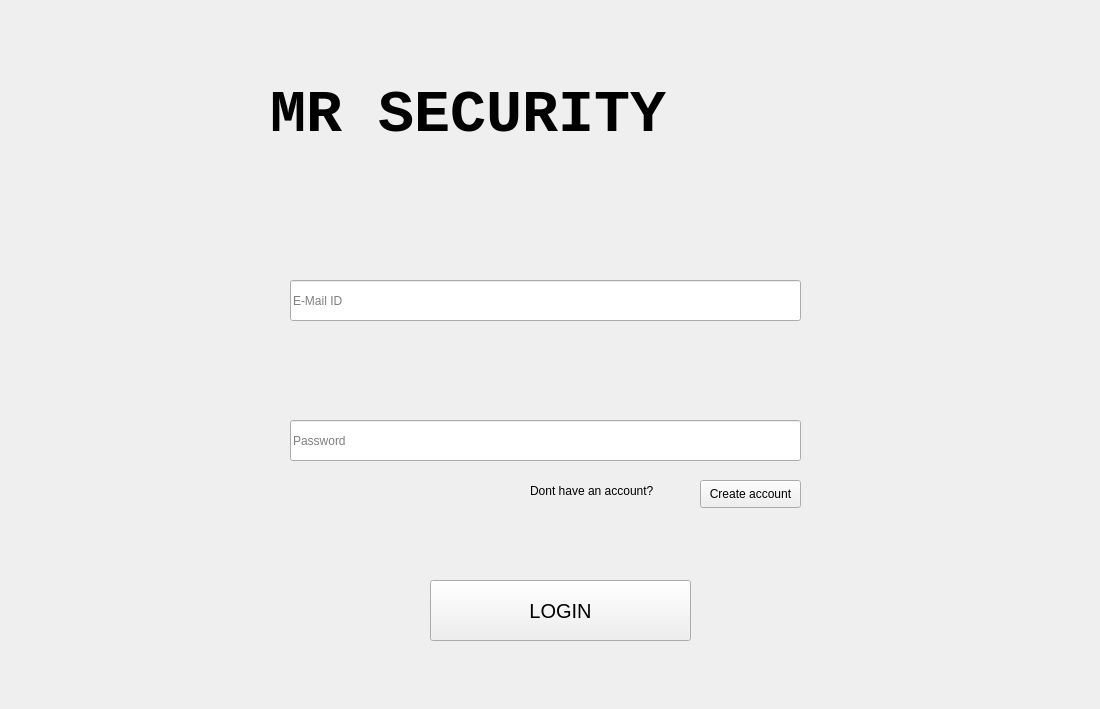
<?xml version="1.0" encoding="UTF-8"?>
<ui version="4.0">
 <class>Form</class>
 <widget class="QWidget" name="Form">
  <property name="geometry">
   <rect>
    <x>0</x>
    <y>0</y>
    <width>1100</width>
    <height>709</height>
   </rect>
  </property>
  <property name="windowTitle">
   <string>Form</string>
  </property>
  <property name="styleSheet">
   <string notr="true">QToolTip
{
     border: 1px solid black;
     background-color: #D1DBCB;
     padding: 1px;
     border-radius: 3px;
     opacity: 100;
}

QWidget
{
    color: #b1b1b1;
    background-color: #323232;
    selection-background-color:#323232;
    selection-color: black;
    background-clip: border;
    border-image: none;
    border: 0px transparent black;
    outline: 0;
}

QWidget:item:hover
{
    background-color: #D1DBCB;
    color: black;
}

QWidget:item:selected
{
    background-color: #D1DBCB;
    border: 0px
}

QCheckBox
{
    spacing: 5px;
    outline: none;
    color: #eff0f1;
    margin-bottom: 2px;
}

QCheckBox:disabled
{
    color: #76797C;
}

QCheckBox::indicator,QGroupBox::indicator
{
    width: 18px;
    height: 18px;
}

QGroupBox::indicator
{
    margin-left: 2px;
}

QCheckBox::indicator:unchecked
{
    image: url(:/qss_icons/rc/checkbox_unchecked.png);
}

QCheckBox::indicator:unchecked:hover,
QCheckBox::indicator:unchecked:focus,
QCheckBox::indicator:unchecked:pressed,
QGroupBox::indicator:unchecked:hover,
QGroupBox::indicator:unchecked:focus,
QGroupBox::indicator:unchecked:pressed
{
  border: none;
    image: url(:/qss_icons/rc/checkbox_unchecked_focus.png);
}

QCheckBox::indicator:checked
{
    image: url(:/qss_icons/rc/checkbox_checked.png);
}

QCheckBox::indicator:checked:hover,
QCheckBox::indicator:checked:focus,
QCheckBox::indicator:checked:pressed,
QGroupBox::indicator:checked:hover,
QGroupBox::indicator:checked:focus,
QGroupBox::indicator:checked:pressed
{
    border: none;
    image: url(:/qss_icons/rc/checkbox_checked_focus.png);
}


QCheckBox::indicator:indeterminate
{
    image: url(:/qss_icons/rc/checkbox_indeterminate.png);
}

QCheckBox::indicator:indeterminate:focus,
QCheckBox::indicator:indeterminate:hover,
QCheckBox::indicator:indeterminate:pressed
{
    image: url(:/qss_icons/rc/checkbox_indeterminate_focus.png);
}

QCheckBox::indicator:checked:disabled,
QGroupBox::indicator:checked:disabled
{
    image: url(:/qss_icons/rc/checkbox_checked_disabled.png);
}

QCheckBox::indicator:unchecked:disabled,
QGroupBox::indicator:unchecked:disabled
{
    image: url(:/qss_icons/rc/checkbox_unchecked_disabled.png);
}

QRadioButton
{
    spacing: 5px;
    outline: none;
    color: #eff0f1;
    margin-bottom: 2px;
}

QRadioButton:disabled
{
    color: #76797C;
}
QRadioButton::indicator
{
    width: 21px;
    height: 21px;
}

QRadioButton::indicator:unchecked
{
    image: url(:/qss_icons/rc/radio_unchecked.png);
}


QRadioButton::indicator:unchecked:hover,
QRadioButton::indicator:unchecked:focus,
QRadioButton::indicator:unchecked:pressed
{
    border: none;
    outline: none;
    image: url(:/qss_icons/rc/radio_unchecked_focus.png);
}

QRadioButton::indicator:checked
{
    border: none;
    outline: none;
    image: url(:/qss_icons/rc/radio_checked.png);
}

QRadioButton::indicator:checked:hover,
QRadioButton::indicator:checked:focus,
QRadioButton::indicator:checked:pressed
{
    border: none;
    outline: none;
    image: url(:/qss_icons/rc/radio_checked_focus.png);
}

QRadioButton::indicator:checked:disabled
{
    outline: none;
    image: url(:/qss_icons/rc/radio_checked_disabled.png);
}

QRadioButton::indicator:unchecked:disabled
{
    image: url(:/qss_icons/rc/radio_unchecked_disabled.png);
}


QMenuBar
{
    background-color: #323232;
    color: #D1DBCB;
}

QMenuBar::item
{
    background-color: #323232;
    background: transparent;
    /* padding: 2px 20px 2px 20px; */
}

QMenuBar::item:selected
{
    background: transparent;
    /* border: 1px solid #76797C; */
}

QMenuBar::item:pressed
{
    border: 0px solid #76797C;
    background-color: #D1DBCB;
    color: #000;
    margin-bottom:-1px;
    padding-bottom:1px;
}

QMenu
{
    background-color: #323232;
    /* border: 1px solid #76797C; */
    color: #eff0f1;
    /*margin: 2px; */
}

QMenu::icon
{
    /*margin: 5px;*/
}

QMenu::item
{
    padding: 2px 30px 2px 30px;
    /*margin-left: 5px;*/
    border: 1px solid transparent; /* reserve space for selection border */
}

QMenu::item:selected
{
    color: #000000;
}

QMenu::separator {
    height: 2px;
    background: #D1DBCB;
    margin-left: 10px;
    margin-right: 5px;
}

QMenu::indicator {
    width: 18px;
    height: 18px;
}

/* non-exclusive indicator = check box style indicator
   (see QActionGroup::setExclusive) */
QMenu::indicator:non-exclusive:unchecked {
    image: url(:/qss_icons/rc/checkbox_unchecked.png);
}

QMenu::indicator:non-exclusive:unchecked:selected {
    image: url(:/qss_icons/rc/checkbox_unchecked_disabled.png);
}

QMenu::indicator:non-exclusive:checked {
    image: url(:/qss_icons/rc/checkbox_checked.png);
}

QMenu::indicator:non-exclusive:checked:selected {
    image: url(:/qss_icons/rc/checkbox_checked_disabled.png);
}

/* exclusive indicator = radio button style indicator (see QActionGroup::setExclusive) */
QMenu::indicator:exclusive:unchecked {
    image: url(:/qss_icons/rc/radio_unchecked.png);
}

QMenu::indicator:exclusive:unchecked:selected {
    image: url(:/qss_icons/rc/radio_unchecked_disabled.png);
}

QMenu::indicator:exclusive:checked {
    image: url(:/qss_icons/rc/radio_checked.png);
}

QMenu::indicator:exclusive:checked:selected {
    image: url(:/qss_icons/rc/radio_checked_disabled.png);
}

QMenu::right-arrow {
    margin: 5px;
    image: url(:/qss_icons/rc/right_arrow.png)
}


QWidget:disabled
{
    color: #454545;
    background-color: #323232;
}

QAbstractItemView
{
    alternate-background-color: #323232;
    color: #eff0f1;
    border: 1px solid 3A3939;
    border-radius: 2px;
}

QWidget:focus, QMenuBar:focus,QToolBar:focus,QScrollAreaViewer:focus
{
    /* border: 2px solid #D1DBCB; */
}

QTabWidget:focus, QCheckBox:focus, QRadioButton:focus, QSlider:focus
{
    border: none;
}

QLineEdit
{
    background-color: #1e1e1e;
    selection-background-color: #D1DBCB;
    selection-color: black;
    padding: 5px;
    border-style: solid;
    border: 1px solid #76797C;
    border-radius: 2px;
    color: #eff0f1;
}

QGroupBox {
    border:1px solid #76797C;
    border-radius: 2px;
    margin-top: 20px;
}

QGroupBox::title {
    subcontrol-origin: margin;
    subcontrol-position: top center;
    padding-left: 10px;
    padding-right: 10px;
    padding-top: 10px;
}

QAbstractScrollArea
{
    border-radius: 0px;
    border: 0px solid #76797C;
    background-color: transparent;
}

QScrollBar:horizontal
{
    height: 15px;
    margin: 3px 15px 3px 15px;
    border: 1px transparent #2A2929;
    border-radius: 4px;
    background-color: #2A2929;
}

QScrollBar::handle:horizontal
{
    background-color: #605F5F;
    min-width: 5px;
    border-radius: 4px;
}

QScrollBar::add-line:horizontal
{
    margin: 0px 3px 0px 3px;
    border-image: url(:/qss_icons/rc/right_arrow_disabled.png);
    width: 10px;
    height: 10px;
    subcontrol-position: right;
    subcontrol-origin: margin;
}

QScrollBar::sub-line:horizontal
{
    margin: 0px 3px 0px 3px;
    border-image: url(:/qss_icons/rc/left_arrow_disabled.png);
    height: 10px;
    width: 10px;
    subcontrol-position: left;
    subcontrol-origin: margin;
}

QScrollBar::add-line:horizontal:hover,QScrollBar::add-line:horizontal:on
{
    border-image: url(:/qss_icons/rc/right_arrow.png);
    height: 10px;
    width: 10px;
    subcontrol-position: right;
    subcontrol-origin: margin;
}


QScrollBar::sub-line:horizontal:hover, QScrollBar::sub-line:horizontal:on
{
    border-image: url(:/qss_icons/rc/left_arrow.png);
    height: 10px;
    width: 10px;
    subcontrol-position: left;
    subcontrol-origin: margin;
}

QScrollBar::up-arrow:horizontal, QScrollBar::down-arrow:horizontal
{
    background: none;
}


QScrollBar::add-page:horizontal, QScrollBar::sub-page:horizontal
{
    background: none;
}

QScrollBar:vertical
{
    background-color: #2A2929;
    width: 15px;
    margin: 15px 3px 15px 3px;
    border: 1px transparent #2A2929;
    border-radius: 4px;
}

QScrollBar::handle:vertical
{
    background-color: #605F5F;
    min-height: 5px;
    border-radius: 4px;
}

QScrollBar::sub-line:vertical
{
    margin: 3px 0px 3px 0px;
    border-image: url(:/qss_icons/rc/up_arrow_disabled.png);
    height: 10px;
    width: 10px;
    subcontrol-position: top;
    subcontrol-origin: margin;
}

QScrollBar::add-line:vertical
{
    margin: 3px 0px 3px 0px;
    border-image: url(:/qss_icons/rc/down_arrow_disabled.png);
    height: 10px;
    width: 10px;
    subcontrol-position: bottom;
    subcontrol-origin: margin;
}

QScrollBar::sub-line:vertical:hover,QScrollBar::sub-line:vertical:on
{

    border-image: url(:/qss_icons/rc/up_arrow.png);
    height: 10px;
    width: 10px;
    subcontrol-position: top;
    subcontrol-origin: margin;
}


QScrollBar::add-line:vertical:hover, QScrollBar::add-line:vertical:on
{
    border-image: url(:/qss_icons/rc/down_arrow.png);
    height: 10px;
    width: 10px;
    subcontrol-position: bottom;
    subcontrol-origin: margin;
}

QScrollBar::up-arrow:vertical, QScrollBar::down-arrow:vertical
{
    background: none;
}


QScrollBar::add-page:vertical, QScrollBar::sub-page:vertical
{
    background: none;
}

QTextEdit
{
    background-color: #1e1e1e;
    color: #eff0f1;
    border: 1px solid #76797C;
}

QPlainTextEdit
{
    background-color: #1e1e1e;;
    color: #eff0f1;
    border-radius: 2px;
    border: 1px solid #76797C;
}

QHeaderView::section
{
    background-color: #76797C;
    color: #eff0f1;
    padding: 5px;
    border: 1px solid #76797C;
}

QSizeGrip {
    image: url(:/qss_icons/rc/sizegrip.png);
    width: 12px;
    height: 12px;
}


QMainWindow::separator
{
    background-color: #323232;
    color: white;
    padding-left: 4px;
    spacing: 2px;
    border: 1px dashed #76797C;
}

QMainWindow::separator:hover
{

    background-color: #787876;
    color: white;
    padding-left: 4px;
    border: 1px solid #76797C;
    spacing: 2px;
}


QMenu::separator
{
    height: 1px;
    background-color: #76797C;
    color: white;
    padding-left: 4px;
    margin-left: 10px;
    margin-right: 5px;
}

QFrame
{
    border-radius: 0px;
    /*border: 1px solid #76797C;*/
}


QFrame[frameShape=&quot;0&quot;]
{
    border-radius: 0px;
    border: 0px transparent #76797C;
}

QStackedWidget
{
    border: 1px transparent black;
}

QToolBar {
    border: 0px transparent #393838;
    background: 0px solid #323232;
    font-weight: bold;
}

QToolBar::handle:horizontal {
    image: url(:/qss_icons/rc/Hmovetoolbar.png);
}
QToolBar::handle:vertical {
    image: url(:/qss_icons/rc/Vmovetoolbar.png);
}
QToolBar::separator:horizontal {
    image: url(:/qss_icons/rc/Hsepartoolbar.png);
}
QToolBar::separator:vertical {
    image: url(:/qss_icons/rc/Vsepartoolbar.png);
}
QToolButton#qt_toolbar_ext_button {
    background: #58595a
}

QPushButton
{
    color: #eff0f1;
    background-color: #323232;
    border-width: 1px;
    border-color: #76797C;
    border-style: solid;
    padding: 5px;
    border-radius: 0px;
    outline: none;
}

QPushButton:disabled
{
    background-color: #323232;
    border-width: 1px;
    border-color: #454545;
    border-style: solid;
    padding-top: 5px;
    padding-bottom: 5px;
    padding-left: 10px;
    padding-right: 10px;
    border-radius: 2px;
    color: #454545;
}

QPushButton:focus {
    background-color: #D1DBCB;
    color: black;
}

QPushButton:pressed
{
    color: black;
    background-color: #D1DBCB;
    padding-top: -15px;
    padding-bottom: -17px;
}

QComboBox
{
    selection-background-color: #D1DBCB;
    background-color: #31363B;
    border-style: solid;
    border: 1px solid #76797C;
    border-radius: 2px;
    padding: 5px;
    min-width: 75px;
}

QPushButton:checked{
    background-color: #76797C;
    border-color: #6A6969;
}

QComboBox:hover,QPushButton:hover,QAbstractSpinBox:hover,QLineEdit:hover,QTextEdit:hover,QPlainTextEdit:hover,QAbstractView:hover,QTreeView:hover
{
    border: 1px solid #D1DBCB;
}

QComboBox:on
{
    padding-top: 0px;
    padding-left: 4px;
    selection-background-color: #4a4a4a;
}

QComboBox QAbstractItemView
{
    background-color: #1e1e1e;
    border-radius: 2px;
    border: 1px solid #76797C;
    selection-background-color: #D1DBCB;
}

QComboBox::drop-down
{
    subcontrol-origin: padding;
    subcontrol-position: top right;
    width: 15px;

    border-left-width: 0px;
    border-left-color: darkgray;
    border-left-style: solid;
    border-top-right-radius: 3px;
    border-bottom-right-radius: 3px;
}

QComboBox::down-arrow
{
    image: url(:/qss_icons/rc/down_arrow_disabled.png);
}

QComboBox::down-arrow:on, QComboBox::down-arrow:hover,
QComboBox::down-arrow:focus
{
    image: url(:/qss_icons/rc/down_arrow.png);
}

QAbstractSpinBox {
    padding: 2px;
    margin: 2px;
    background-color: #1e1e1e;
    color: #eff0f1;
    border-radius: 0px;
    min-width: 75px;
    selection-background-color: #D1DBCB;
    selection-color: black;
}

QAbstractSpinBox:up-button
{
    background-color: transparent;
    subcontrol-origin: border;
    subcontrol-position: center right;
}

QAbstractSpinBox:down-button
{
    background-color: transparent;
    subcontrol-origin: border;
    subcontrol-position: center left;
}

QAbstractSpinBox::up-arrow,QAbstractSpinBox::up-arrow:disabled,QAbstractSpinBox::up-arrow:off {
    image: url(:/qss_icons/rc/up_arrow_disabled.png);
    width: 10px;
    height: 10px;
}
QAbstractSpinBox::up-arrow:hover
{
    image: url(:/qss_icons/rc/up_arrow.png);
}


QAbstractSpinBox::down-arrow,QAbstractSpinBox::down-arrow:disabled,QAbstractSpinBox::down-arrow:off
{
    image: url(:/qss_icons/rc/down_arrow_disabled.png);
    width: 10px;
    height: 10px;
}
QAbstractSpinBox::down-arrow:hover
{
    image: url(:/qss_icons/rc/down_arrow.png);
}


QLabel
{
    border: 0px solid black;
    margin-left: 2px;
    margin-right: 2px;
    color: #D1DBCB;
}

QTabWidget{
    border: 0px transparent black;
}

QTabWidget::pane {
    border: 1px solid #76797C;
    padding: 5px;
    margin: 0px;
}

QTabWidget::tab-bar {
    left: 5px; /* move to the right by 5px */
}

QTabBar
{
    qproperty-drawBase: 0;
    border-radius: 3px;
}

QTabBar::focus
{
    border: 0px transparent black;
    color: black;
}

QTabBar::hover
{
    border: 0px transparent black;
    color: black;
}

QTabBar::close-button  {
    image: url(:/qss_icons/rc/close.png);
    background: transparent;
}

QTabBar::close-button:hover
{
    image: url(:/qss_icons/rc/close-hover.png);
    background: transparent;
}

QTabBar::close-button:pressed {
    image: url(:/qss_icons/rc/close-pressed.png);
    background: transparent;
}

/* TOP TABS */
QTabBar::tab:top {
    color: #eff0f1;
    border: 1px solid #76797C;
    border-bottom: 1px transparent black;
    background-color: #323232;
    padding: 5px;
    min-width: 50px;
    border-top-left-radius: 2px;
    border-top-right-radius: 2px;
}

QTabBar::tab:top:!selected
{
    color: #eff0f1;
    background-color: #54575B;
    border: 1px solid #76797C;
    border-bottom: 1px transparent black;
    border-top-left-radius: 2px;
    border-top-right-radius: 2px;
}

QTabBar::tab:top:!selected:hover {
    background-color: #D1DBCB;
    color: black;
}

/* BOTTOM TABS */
QTabBar::tab:bottom {
    color: #eff0f1;
    border: 1px solid #76797C;
    border-top: 1px transparent black;
    background-color: #323232;
    padding: 5px;
    border-bottom-left-radius: 2px;
    border-bottom-right-radius: 2px;
    min-width: 50px;
}

QTabBar::tab:bottom:!selected
{
    color: #eff0f1;
    background-color: #54575B;
    border: 1px solid #76797C;
    border-top: 1px transparent black;
    border-bottom-left-radius: 2px;
    border-bottom-right-radius: 2px;
}

QTabBar::tab:bottom:!selected:hover {
    background-color: #D1DBCB;
    color: black;
}

/* LEFT TABS */
QTabBar::tab:left {
    color: #eff0f1;
    border: 1px solid #76797C;
    border-left: 1px transparent black;
    background-color: #323232;
    padding: 5px;
    border-top-right-radius: 2px;
    border-bottom-right-radius: 2px;
    min-height: 50px;
}

QTabBar::tab:left:!selected
{
    color: #eff0f1;
    background-color: #54575B;
    border: 1px solid #76797C;
    border-left: 1px transparent black;
    border-top-right-radius: 2px;
    border-bottom-right-radius: 2px;
}

QTabBar::tab:left:!selected:hover {
    background-color: #D1DBCB;
    color: black;
}


/* RIGHT TABS */
QTabBar::tab:right {
    color: #eff0f1;
    border: 1px solid #76797C;
    border-right: 1px transparent black;
    background-color: #323232;
    padding: 5px;
    border-top-left-radius: 2px;
    border-bottom-left-radius: 2px;
    min-height: 50px;
}

QTabBar::tab:right:!selected
{
    color: #eff0f1;
    background-color: #54575B;
    border: 1px solid #76797C;
    border-right: 1px transparent black;
    border-top-left-radius: 2px;
    border-bottom-left-radius: 2px;
}

QTabBar::tab:right:!selected:hover {
    background-color: #D1DBCB;
    color: black;
}

QTabBar QToolButton::right-arrow:enabled {
     image: url(:/qss_icons/rc/right_arrow.png);
 }

 QTabBar QToolButton::left-arrow:enabled {
     image: url(:/qss_icons/rc/left_arrow.png);
 }

QTabBar QToolButton::right-arrow:disabled {
     image: url(:/qss_icons/rc/right_arrow_disabled.png);
 }

 QTabBar QToolButton::left-arrow:disabled {
     image: url(:/qss_icons/rc/left_arrow_disabled.png);
 }


QDockWidget {
    background: #323232;
    border: 1px solid #403F3F;
    titlebar-close-icon: url(:/qss_icons/rc/close.png);
    titlebar-normal-icon: url(:/qss_icons/rc/undock.png);
}

QDockWidget::close-button, QDockWidget::float-button {
    border: 1px solid transparent;
    border-radius: 2px;
    background: transparent;
}

QDockWidget::close-button:hover, QDockWidget::float-button:hover {
    background: rgba(255, 255, 255, 10);
}

QDockWidget::close-button:pressed, QDockWidget::float-button:pressed {
    padding: 1px -1px -1px 1px;
    background: rgba(255, 255, 255, 10);
}

QTreeView, QListView
{
    border: 1px solid #76797C;
    background-color: #1e1e1e;
}

QTreeView:branch:selected, QTreeView:branch:hover
{
    background: url(:/qss_icons/rc/transparent.png);
}

QTreeView::branch:has-siblings:!adjoins-item {
    border-image: url(:/qss_icons/rc/transparent.png);
}

QTreeView::branch:has-siblings:adjoins-item {
    border-image: url(:/qss_icons/rc/transparent.png);
}

QTreeView::branch:!has-children:!has-siblings:adjoins-item {
    border-image: url(:/qss_icons/rc/transparent.png);
}

QTreeView::branch:has-children:!has-siblings:closed,
QTreeView::branch:closed:has-children:has-siblings {
    image: url(:/qss_icons/rc/branch_closed.png);
}

QTreeView::branch:open:has-children:!has-siblings,
QTreeView::branch:open:has-children:has-siblings  {
    image: url(:/qss_icons/rc/branch_open.png);
}

QTreeView::branch:has-children:!has-siblings:closed:hover,
QTreeView::branch:closed:has-children:has-siblings:hover {
    image: url(:/qss_icons/rc/branch_closed-on.png);
    }

QTreeView::branch:open:has-children:!has-siblings:hover,
QTreeView::branch:open:has-children:has-siblings:hover  {
    image: url(:/qss_icons/rc/branch_open-on.png);
    }

QListView::item:!selected:hover, QTreeView::item:!selected:hover  {
    background: #848383;
    outline: 0;
    color: #eff0f1;
}

QListView::item:selected:hover, QTreeView::item:selected:hover  {
    background: #D1DBCB;
}

QSlider::groove:horizontal {
    border: 1px solid #565a5e;
    height: 4px;
    background: #565a5e;
    margin: 0px;
    border-radius: 2px;
}

QSlider::handle:horizontal {
    background: #D1DBCB;
    border: 1px solid #999999;
    width: 10px;
    height: 10px;
    margin: -5px 0;
}

QSlider::add-page:qlineargradient {
    background: #595858;
    border-top-right-radius: 5px;
    border-bottom-right-radius: 5px;
    border-top-left-radius: 0px;
    border-bottom-left-radius: 0px;
}

QSlider::sub-page::qlineargradient:horizontal {
    background:  #D1DBCB;
    border-top-right-radius: 0px;
    border-bottom-right-radius: 0px;
    border-top-left-radius: 5px;
    border-bottom-left-radius: 5px;
}

QSlider::groove:vertical {
    border: 1px solid #565a5e;
    width: 4px;
    background: #565a5e;
    margin: 0px;
    border-radius: 3px;
}

QSlider::handle:vertical {
    background: #D1DBCB;
    border: 1px solid #999999;
    width: 10px;
    height: 10px;
    margin: 0 -5px;
}

QToolButton {
    color: #D1DBCB;
    background-color: transparent;
    border: 0px transparent #76797C;
    border-radius: 0px;
    padding: 1px;
    margin-right: 5px;
}

QToolButton[popupMode=&quot;1&quot;] { /* only for MenuButtonPopup */
 padding-right: 20px; /* make way for the popup button */
 border: 1px #76797C;
 border-radius: 0px;
}

QToolButton[popupMode=&quot;2&quot;] { /* only for InstantPopup */
 padding-right: 10px; /* make way for the popup button */
 border: 0px #76797C;
}


QToolButton:hover, QToolButton::menu-button:hover {
    background-color: transparent;
    border: 1px solid #D1DBCB;
    padding: 2px;
}

QToolButton:checked, QToolButton:pressed,
        QToolButton::menu-button:pressed {
    color: black;
    background-color: #D1DBCB;
    border: 0px solid #D1DBCB;
    padding: 2px;
}

/* the subcontrol below is used only in the InstantPopup or DelayedPopup mode */
QToolButton::menu-indicator {
    image: url(:/qss_icons/rc/down_arrow.png);
    top: -7px; left: -2px; /* shift it a bit */
}

/* the subcontrols below are used only in the MenuButtonPopup mode */
QToolButton::menu-button {
    border: 1px transparent #76797C;
    border-top-right-radius: 6px;
    border-bottom-right-radius: 6px;
    /* 16px width + 4px for border = 20px allocated above */
    width: 16px;
    outline: none;
}

QToolButton::menu-arrow {
    image: url(:/qss_icons/rc/down_arrow.png);
}

QToolButton::menu-arrow:open {
    border: 1px solid #76797C;
}

QPushButton::menu-indicator  {
    subcontrol-origin: padding;
    subcontrol-position: bottom right;
    left: 8px;
}

QTableView
{
    border: 1px solid #76797C;
    gridline-color: #323232;
    background-color: #1e1e1e;
}


QTableView, QHeaderView
{
    border-radius: 0px;
}

QTableView::item:pressed, QListView::item:pressed, QTreeView::item:pressed  {
    background: #D1DBCB;
    color: black;
}

QTableView::item:selected:active, QTreeView::item:selected:active, QListView::item:selected:active  {
    background: #D1DBCB;
    color: black;
}

QHeaderView
{
    background-color: #323232;
    border: 1px transparent;
    border-radius: 0px;
    margin: 0px;
    padding: 0px;

}

QHeaderView::section  {
    background-color: #323232;
    color: #eff0f1;
    padding: 5px;
    border: 1px solid #76797C;
    border-radius: 0px;
    text-align: center;
}

QHeaderView::section::vertical::first, QHeaderView::section::vertical::only-one
{
    border-top: 1px solid #76797C;
}

QHeaderView::section::vertical
{
    border-top: transparent;
}

QHeaderView::section::horizontal::first, QHeaderView::section::horizontal::only-one
{
    border-left: 1px solid #76797C;
}

QHeaderView::section::horizontal
{
    border-left: transparent;
}


QHeaderView::section:checked
 {
    color: white;
    background-color: #848383;
 }

 /* style the sort indicator */
QHeaderView::down-arrow {
    image: url(:/qss_icons/rc/down_arrow.png);
}

QHeaderView::up-arrow {
    image: url(:/qss_icons/rc/up_arrow.png);
}


QTableCornerButton::section {
    background-color: #323232;
    border: 1px transparent #76797C;
    border-radius: 0px;
}

QToolBox  {
    padding: 5px;
    border: 1px transparent black;
}

QToolBox::tab {
    color: #eff0f1;
    background-color: #323232;
    border: 1px solid #76797C;
    border-bottom: 1px transparent #323232;
    border-top-left-radius: 5px;
    border-top-right-radius: 5px;
}

QToolBox::tab:selected { /* italicize selected tabs */
    font: italic;
    background-color: #323232;
    border-color: #D1DBCB;
 }

QStatusBar::item {
    border: 0px transparent dark;
    margin: 0px;
    border: 0px;
 }


QFrame[height=&quot;3&quot;], QFrame[width=&quot;3&quot;] {
    background-color: #76797C;
}


QSplitter::handle {
    border: 1px dashed #76797C;
}

QSplitter::handle:hover {
    background-color: #787876;
    border: 1px solid #76797C;
}

QSplitter::handle:horizontal {
    width: 1px;
}

QSplitter::handle:vertical {
    height: 1px;
}

QProgressBar {
    border: 1px solid #76797C;
    border-radius: 5px;
    text-align: center;
}

QProgressBar::chunk {
    background-color: #D1DBCB;
}

QDateEdit
{
    selection-background-color: #D1DBCB;
    border-style: solid;
    border: 1px solid #CEE343;
    border-radius: 2px;
    padding: 1px;
    min-width: 75px;
}

QDateEdit:on
{
    padding-top: 3px;
    padding-left: 4px;
    selection-background-color: #4a4a4a;
}

QDateEdit QAbstractItemView
{
    background-color: #1e1e1e;
    border-radius: 2px;
    border: 1px solid #3375A3;
    selection-background-color: #D1DBCB;
}

QDateEdit::drop-down
{
    subcontrol-origin: padding;
    subcontrol-position: top right;
    width: 15px;
    border-left-width: 0px;
    border-left-color: darkgray;
    border-left-style: solid;
    border-top-right-radius: 3px;
    border-bottom-right-radius: 3px;
}

QDateEdit::down-arrow
{
    image: url(:/qss_icons/rc/down_arrow_disabled.png);
}

QDateEdit::down-arrow:on, QDateEdit::down-arrow:hover,
QDateEdit::down-arrow:focus
{
    image: url(:/qss_icons/rc/down_arrow.png);
}</string>
  </property>
  <widget class="QPushButton" name="log">
   <property name="geometry">
    <rect>
     <x>430</x>
     <y>580</y>
     <width>261</width>
     <height>61</height>
    </rect>
   </property>
   <property name="font">
    <font>
     <pointsize>15</pointsize>
    </font>
   </property>
   <property name="text">
    <string>LOGIN</string>
   </property>
  </widget>
  <widget class="QLabel" name="appName">
   <property name="geometry">
    <rect>
     <x>270</x>
     <y>80</y>
     <width>531</width>
     <height>71</height>
    </rect>
   </property>
   <property name="font">
    <font>
     <family>Courier New</family>
     <pointsize>45</pointsize>
     <weight>75</weight>
     <italic>false</italic>
     <bold>true</bold>
    </font>
   </property>
   <property name="text">
    <string>MR SECURITY</string>
   </property>
  </widget>
  <widget class="QLineEdit" name="email">
   <property name="geometry">
    <rect>
     <x>290</x>
     <y>280</y>
     <width>511</width>
     <height>41</height>
    </rect>
   </property>
   <property name="inputMask">
    <string/>
   </property>
   <property name="text">
    <string/>
   </property>
   <property name="placeholderText">
    <string>E-Mail ID</string>
   </property>
  </widget>
  <widget class="QLineEdit" name="password">
   <property name="geometry">
    <rect>
     <x>290</x>
     <y>420</y>
     <width>511</width>
     <height>41</height>
    </rect>
   </property>
   <property name="placeholderText">
    <string>Password</string>
   </property>
  </widget>
  <widget class="QLabel" name="label_2">
   <property name="geometry">
    <rect>
     <x>530</x>
     <y>480</y>
     <width>171</width>
     <height>21</height>
    </rect>
   </property>
   <property name="font">
    <font>
     <pointsize>9</pointsize>
    </font>
   </property>
   <property name="text">
    <string>Dont have an account? </string>
   </property>
  </widget>
  <widget class="QPushButton" name="createAccount">
   <property name="geometry">
    <rect>
     <x>700</x>
     <y>480</y>
     <width>101</width>
     <height>28</height>
    </rect>
   </property>
   <property name="text">
    <string>Create account</string>
   </property>
  </widget>
 </widget>
 <resources>
  <include location="images.qrc"/>
 </resources>
 <connections/>
</ui>
